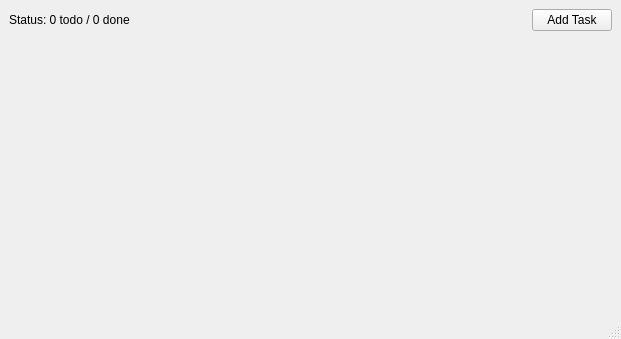
<?xml version="1.0" encoding="UTF-8"?>
<ui version="4.0">
 <class>MainWindow</class>
 <widget class="QMainWindow" name="MainWindow">
  <property name="geometry">
   <rect>
    <x>0</x>
    <y>0</y>
    <width>621</width>
    <height>339</height>
   </rect>
  </property>
  <property name="windowTitle">
   <string>MainWindow</string>
  </property>
  <widget class="QWidget" name="centralwidget">
   <layout class="QVBoxLayout" name="verticalLayout_2">
    <item>
     <layout class="QHBoxLayout" name="toolbarLayout">
      <item>
       <widget class="QLabel" name="statusLabel">
        <property name="text">
         <string>Status: 0 todo / 0 done</string>
        </property>
       </widget>
      </item>
      <item>
       <spacer name="horizontalSpacer">
        <property name="orientation">
         <enum>Qt::Horizontal</enum>
        </property>
        <property name="sizeHint" stdset="0">
         <size>
          <width>40</width>
          <height>20</height>
         </size>
        </property>
       </spacer>
      </item>
      <item>
       <widget class="QPushButton" name="addTaskButton">
        <property name="text">
         <string>Add Task</string>
        </property>
       </widget>
      </item>
     </layout>
    </item>
    <item>
     <layout class="QVBoxLayout" name="tasksLayout"/>
    </item>
    <item>
     <spacer name="verticalSpacer">
      <property name="orientation">
       <enum>Qt::Vertical</enum>
      </property>
      <property name="sizeHint" stdset="0">
       <size>
        <width>20</width>
        <height>40</height>
       </size>
      </property>
     </spacer>
    </item>
   </layout>
  </widget>
  <widget class="QMenuBar" name="menubar">
   <property name="geometry">
    <rect>
     <x>0</x>
     <y>0</y>
     <width>621</width>
     <height>21</height>
    </rect>
   </property>
  </widget>
  <widget class="QStatusBar" name="statusbar"/>
 </widget>
 <resources/>
 <connections/>
</ui>
